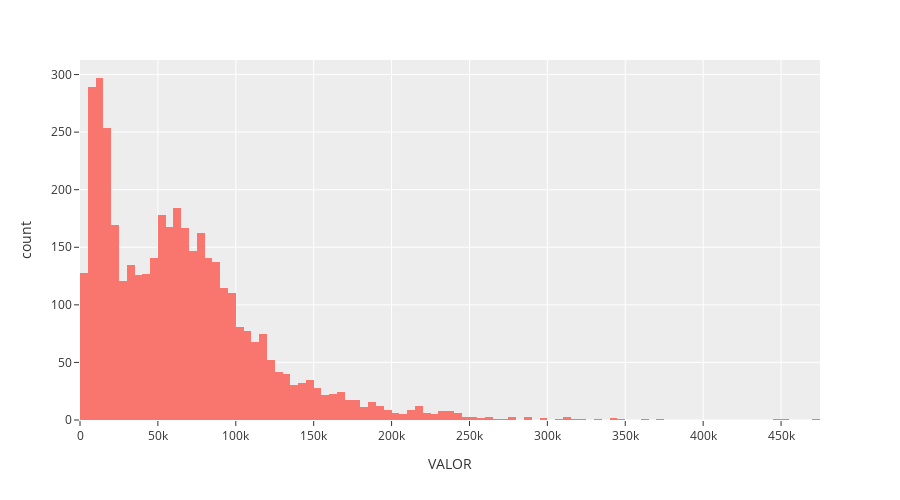

Here is the notebook cell this chart was saved with:
### Code cell
fig = px.histogram(df, x='VALOR', )
fig.show(config=pxconfig)

### Figure 1 — Plotly figure (JSON) as saved in the notebook; plotly's stock layout.template omitted (floating-point values rounded to 4 significant figures; data arrays with more than 128 entries replaced by an {"elided": "..."} marker saying what was removed)
{"data": [{"alignmentgroup": "True", "bingroup": "x", "hovertemplate": "VALOR=%{x}<br>count=%{y}<extra></extra>", "legendgroup": "", "marker": {"color": "#F8766D", "pattern": {"shape": ""}}, "name": "", "offsetgroup": "", "orientation": "v", "showlegend": false, "type": "histogram", "x": {"elided": "4108 float values"}, "xaxis": "x", "yaxis": "y"}], "layout": {"barmode": "relative", "height": 500, "legend": {"tracegroupgap": 0}, "margin": {"t": 60}, "width": 900, "xaxis": {"anchor": "y", "domain": [0, 1], "title": {"text": "VALOR"}}, "yaxis": {"anchor": "x", "domain": [0, 1], "title": {"text": "count"}}}}
